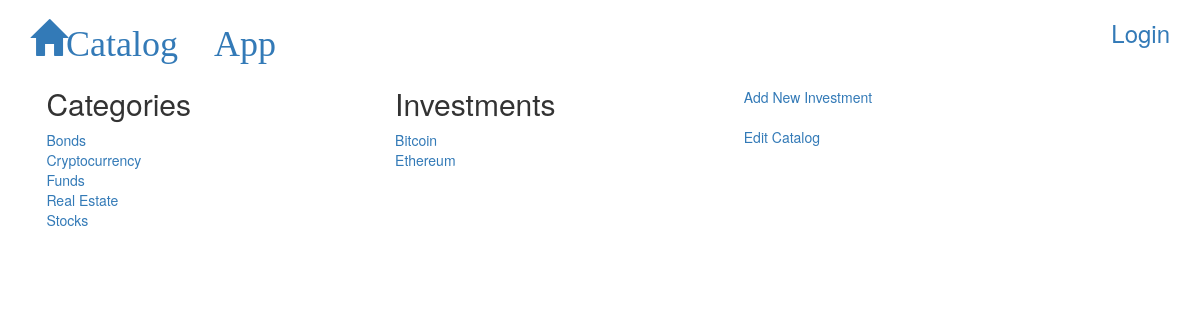
The page /catalog/5/investment/ on the database its author committed.
### database_setup.py (models this page shows, shortened)
class Catalog(Base):
  __tablename__ = 'catalog'
  id = Column(Integer, primary_key=True)
  name = Column(String(250), nullable=False)
  user_id = Column(Integer,ForeignKey('user.id'))
  user = relationship(User)

class Investment(Base):
  __tablename__ = 'investment'
  name =Column(String(80), nullable = False)
  id = Column(Integer, primary_key = True)
  description = Column(String(250))
  price = Column(String(8))
  catalog_id = Column(Integer,ForeignKey('catalog.id'))
  catalog = relationship(Catalog)
  user_id = Column(Integer,ForeignKey('user.id'))
  user = relationship(User)
  createDate = Column(DateTime, default=datetime.datetime.utcnow)

### project.py (the view)
@app.route('/catalog/<int:catalog_id>/')
@app.route('/catalog/<int:catalog_id>/investment/')
def showInvestments(catalog_id):
	catalog = session.query(Catalog).order_by(asc(Catalog.name))
	thisCatalog = session.query(Catalog).filter_by(id=catalog_id).one()
	investments = session.query(Investment).filter_by(catalog_id=catalog_id).all()
	return render_template('investment.html', investments=investments, catalog=catalog, thisCatalog=thisCatalog)

### templates/investment.html
{% extends "main.html" %}
{% block content %}
{% include "header.html" %}
	<body>
			<div class="container">
				<section>
					<h2>Categories</h2>
						{% for cata in catalog %}
						<div>
							<a href = "{{url_for('showInvestments', catalog_id=cata.id)}}">{{cata.name}}</a>
						</div>
						{% endfor %}
				</section>
				<section>
					<h2>Investments</h2>
					{% for investment in investments %}
						<div>
							<a href = "{{url_for('showInvestmentDetails', catalog_id=thisCatalog.id, investment_id=investment.id)}}">{{investment.name}}</a>
						</div>
					{% endfor %}
				</section>
				<section>
					<br>
					<a href="{{url_for('newInvestment', catalog_id=thisCatalog.id)}}">Add New Investment</a>
					<br><br>
					<a href="{{url_for('editCatalog', catalog_id=thisCatalog.id)}}">Edit Catalog</a>
				</section>
			</div>
	</body>
{% endblock %}

### static/style.css (style rules this page uses)
section { display: inline-block; margin: 0.1em; width: 30%; vertical-align: top; }

### rows shown on the page
Catalog: name "Bonds"
Catalog: name "Cryptocurrency"
Catalog: name "Funds"
Catalog: name "Real Estate"
Catalog: name "Stocks"
Investment: name "Bitcoin"
Investment: name "Ethereum"
